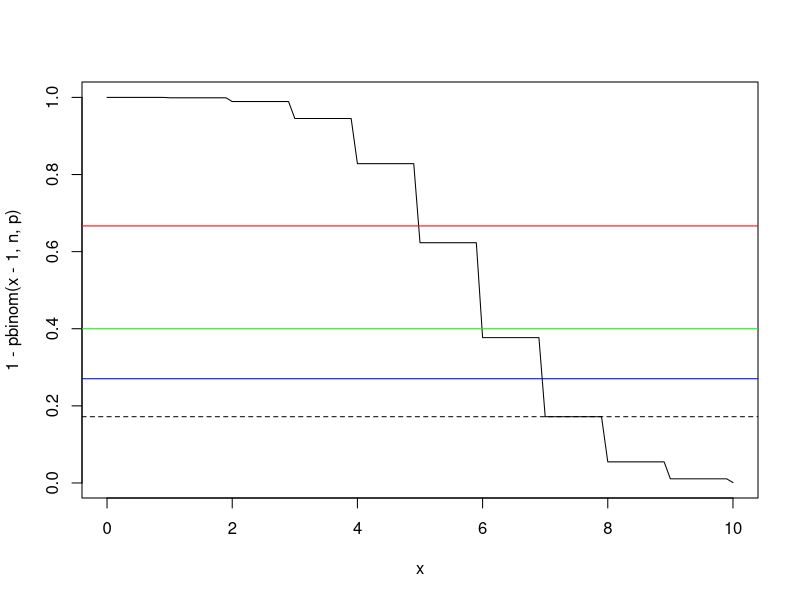

The R source for this figure:
##inequality bounds

##markov bound for binomial dist
binomial_markov <- function(n, p, alpha){
  bound <- p/alpha
  return (bound)
}

##chebyshev bound for binomial dist
binomial_chebyshev <- function(n, p, alpha){
  bound <- p*(1-p)/(n*(alpha - p)^2)
  return(bound)
}

##chernoff bound for binomial dist
binomial_chernoff <- function(n, p, alpha){
  bound <- ((1-p)/(1-alpha))^((1-alpha)*n)*(p/alpha)^(alpha*n)
  return(bound)
}

##chernoff bound for binomial dist
binomial_bounds <- function(n, p, alpha){
  curve(1 - pbinom(x-1, n, p), from = 0, to = n)
  
  prob <- 1 - pbinom(alpha*n-1, n, p)
  
  bounds <- c(binomial_markov(n, p, alpha), 
              binomial_chebyshev(n, p, alpha),
              binomial_chernoff(n,p,alpha))
  
  abline(h = prob, lty = 2)
  
  abline(h = bounds, col = c("red", "green", "blue"))
  
  output <- (c(prob, bounds))

  names(output) <- (c("Actual", "Markov", "Chebyshev", "Chernoff"))
  
  return (output)
  }


binomial_markov(100, 1/2, 3/4)
binomial_chebyshev(100, 1/2, 3/4)
binomial_chernoff(100, 1/2, 3/4)

binomial_bounds(10, 1/2, 3/4)

##distributions

rbinom(100, 12, 0.5)
qbinom(0.6, 12, 0.4)
pbinom(0,100, 0.5)




